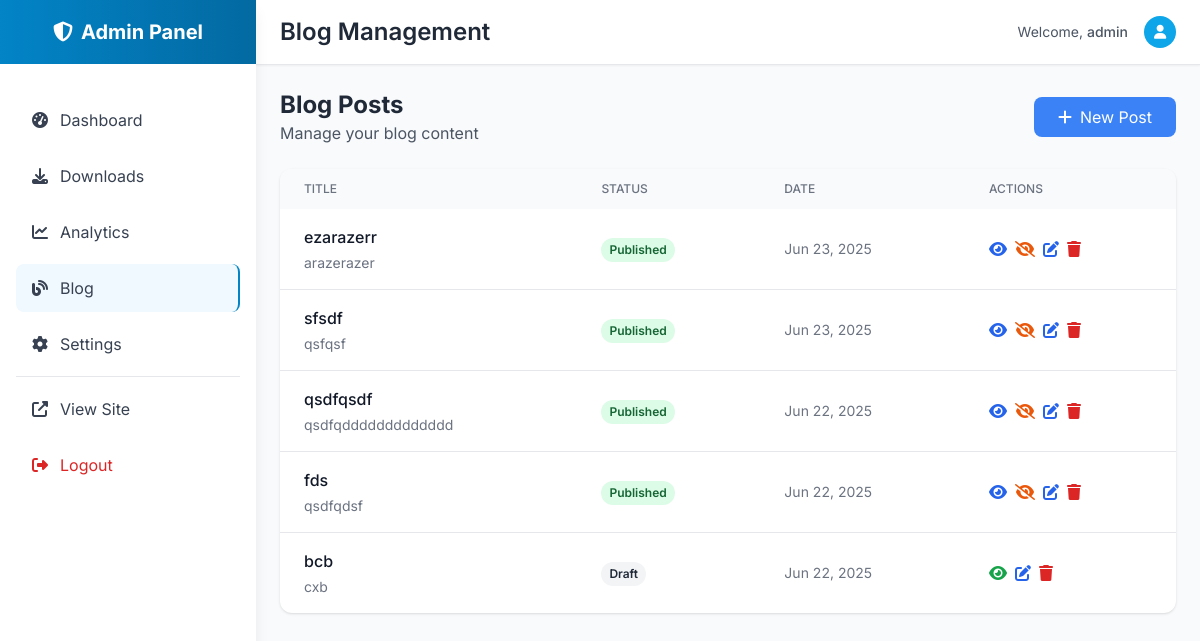
The page /admin/blog (signed in) on the database its author committed.
### utils.py (models this page shows)
class Blog(db.Model):
    __tablename__ = 'blogs'
    id = Column(Integer, primary_key=True)
    title = Column(String(200), nullable=False)
    slug = Column(String(200), nullable=False, unique=True)
    content = Column(db.Text, nullable=False)  # Processed HTML
    raw_content = Column(db.Text, nullable=False)  # Original markdown
    excerpt = Column(String(300))
    published = Column(db.Boolean, default=False)
    created_at = Column(DateTime, default=datetime.utcnow)
    updated_at = Column(DateTime, default=datetime.utcnow, onupdate=datetime.utcnow)

### admin.py (the view)
@app.route('/admin/blog')
@admin_required
def admin_blog():
    blogs = Blog.query.order_by(desc(Blog.created_at)).all()
    return render_template('admin/blog.html', blogs=blogs)

### admin.py (called while the page is built)
def admin_required(f):
    @wraps(f)
    def decorated_function(*args, **kwargs):
        if not session.get('admin_logged_in'):
            return redirect(url_for('admin_login'))
        return f(*args, **kwargs)
    return decorated_function

### templates/admin/blog.html (shortened to what this page needs)
{% extends "admin/base.html" %}
{% block page_title %}Blog Management{% endblock %}
{% block content %}
<div class="flex items-center justify-between mb-6">
    <div>
        <h2 class="text-2xl font-bold text-gray-800">Blog Posts</h2>
        <p class="text-gray-600">Manage your blog content</p>
    </div>
    <a href="{{ url_for('admin_blog_new') }}"
       class="bg-blue-500 text-white px-6 py-2 rounded-lg hover:bg-blue-600 transition-colors">
        <i class="fas fa-plus mr-2"></i>New Post
    </a>
</div>
<div class="bg-white rounded-xl shadow overflow-hidden">
    {% if blogs %}
        <div class="overflow-x-auto">
            <table class="w-full">
                <thead class="bg-gray-50">
                    <tr>
                        <th class="px-6 py-3 text-left text-xs font-medium text-gray-500 uppercase">Title</th>
                        <th class="px-6 py-3 text-left text-xs font-medium text-gray-500 uppercase">Status</th>
                        <th class="px-6 py-3 text-left text-xs font-medium text-gray-500 uppercase">Date</th>
                        <th class="px-6 py-3 text-left text-xs font-medium text-gray-500 uppercase">Actions</th>
                    </tr>
                </thead>
                <tbody class="divide-y divide-gray-200">
                    {% for blog in blogs %}
                    <tr class="hover:bg-gray-50">
                        <td class="px-6 py-4">
                            <div>
                                <h3 class="font-medium text-gray-900">{{ blog.title }}</h3>
                                {% if blog.excerpt %}
                                <p class="text-sm text-gray-500 mt-1">{{ blog.excerpt[:100] }}{% if blog.excerpt|length > 100 %}...{% endif %}</p>
                                {% endif %}
                            </div>
                        </td>
                        <td class="px-6 py-4">
                            <span class="inline-flex px-2 py-1 text-xs font-semibold rounded-full
                                {% if blog.published %}bg-green-100 text-green-800{% else %}bg-gray-100 text-gray-800{% endif %}">
                                {% if blog.published %}Published{% else %}Draft{% endif %}
                            </span>
                        </td>
                        <td class="px-6 py-4 text-sm text-gray-500">
                            {{ blog.created_at.strftime('%b %d, %Y') }}
                        </td>
                        <td class="px-6 py-4">
                            <div class="flex items-center space-x-2">
                                {% if blog.published %}
                                <a href="{{ url_for('blog_detail', slug=blog.slug) }}" target="_blank"
                                   class="text-blue-600 hover:text-blue-800" title="View">
                                    <i class="fas fa-eye"></i>
                                </a>
                                {% endif %}
                                <button onclick="togglePublish({{ blog.id }}, {{ blog.published|lower }})"
                                        class="{% if blog.published %}text-orange-600 hover:text-orange-800{% else %}text-green-600 hover:text-green-800{% endif %}"
                                        title="{% if blog.published %}Unpublish{% else %}Publish{% endif %}">
                                    <i class="fas {% if blog.published %}fa-eye-slash{% else %}fa-eye{% endif %}"></i>
                                </button>
                                <a href="{{ url_for('admin_blog_edit', blog_id=blog.id) }}"
                                   class="text-blue-600 hover:text-blue-800" title="Edit">
                                    <i class="fas fa-edit"></i>
                                </a>
                                <button onclick="deleteBlog({{ blog.id }})"
                                        class="text-red-600 hover:text-red-800" title="Delete">
                                    <i class="fas fa-trash"></i>
                                </button>
                            </div>
                        </td>
                    </tr>
                    {% endfor %}
                </tbody>
            </table>
        </div>
    {% endif %}
</div>
{% endblock %}

### rows shown on the page
Blog: title "ezarazerr", excerpt "arazerazer", published "Published", created_at "Jun 23, 2025"
Blog: title "sfsdf", excerpt "qsfqsf", published "Published", created_at "Jun 23, 2025"
Blog: title "qsdfqsdf", excerpt "qsdfqddddddddddddd", published "Published", created_at "Jun 22, 2025"
Blog: title "fds", excerpt "qsdfqdsf", published "Published", created_at "Jun 22, 2025"
Blog: title "bcb", excerpt "cxb", published "Draft", created_at "Jun 22, 2025"

### other values the page prints
{{ session.admin_username }} "admin"
